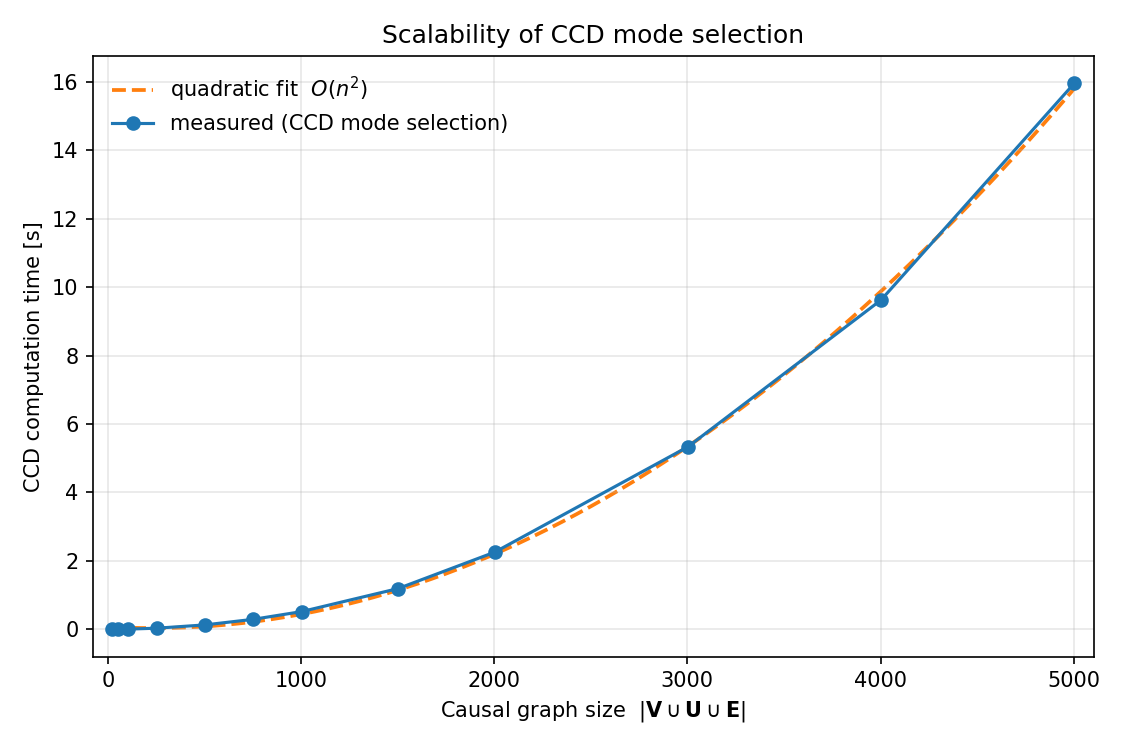

The Python source for this figure:
"""Scalability analysis of CCD.

Measures the wall-clock time of CCD's mode selection (Algorithm 1, the graph
computation in ``select_intervention``) as the size of the causal graph grows. Larger
graphs are produced by increasing the number of application servers ``m``; the causal
graph has ``|V u U u E| = 10*m + 3`` nodes. The DoWhy causal-inference step is a separate,
dataset-dependent cost (the paper's constant ``c``) and is not included here -- this plot
isolates the graph-algorithm complexity, which the paper bounds by
``O(|X|(|V| + |U| + |E|))`` (quadratic in ``m``, hence in the graph size).

Usage::

    python scalability.py [max_m]     # default sweep up to m = 500

Writes ``scalability.png``.
"""

from __future__ import annotations

import sys
import time
from typing import List, Tuple

import matplotlib

matplotlib.use("Agg")   # headless backend
import matplotlib.pyplot as plt
import numpy as np

from ccd.ccd import select_intervention
from ccd.system import SystemModel

# server counts to sweep; graph size |V u U u E| = 10*m + 3
_M_VALUES = [2, 5, 10, 25, 50, 75, 100, 150, 200, 300, 400, 500]
_REPEATS = 5   # per point; report the best (min) time to reduce OS/GC noise


def measure(m: int, repeats: int = _REPEATS) -> Tuple[int, float]:
    """Return (graph_size, best_seconds) for CCD mode selection on ``SystemModel(m)``."""
    system = SystemModel(m)
    graph_size = system.graph.number_of_nodes()   # |V u U u E|
    select_intervention(system)                    # warm up (import/JIT-free, but caches)
    best = float("inf")
    for _ in range(repeats):
        start = time.perf_counter()
        select_intervention(system)
        best = min(best, time.perf_counter() - start)
    return graph_size, best


def run_sweep(m_values: List[int]) -> Tuple[np.ndarray, np.ndarray]:
    sizes, times = [], []
    for m in m_values:
        size, secs = measure(m)
        sizes.append(size)
        times.append(secs)   # seconds
        print(f"m={m:4d}  |V u U u E|={size:5d}  CCD mode-selection = {secs:10.4f} s")
    return np.array(sizes), np.array(times)


def plot(sizes: np.ndarray, times_s: np.ndarray, coeffs: np.ndarray,
         path: str = "scalability.png") -> None:
    xs = np.linspace(sizes.min(), sizes.max(), 200)
    fit = np.polyval(coeffs, xs)

    fig, ax = plt.subplots(figsize=(7.5, 5.0))
    ax.plot(xs, fit, "--", color="tab:orange", linewidth=1.8,
            label=r"quadratic fit  $O(n^2)$", zorder=1)
    ax.plot(sizes, times_s, "o-", color="tab:blue", markersize=6, linewidth=1.5,
            label="measured (CCD mode selection)", zorder=2)

    ax.set_xlabel(r"Causal graph size  $|\mathbf{V} \cup \mathbf{U} \cup \mathbf{E}|$")
    ax.set_ylabel("CCD computation time [s]")
    ax.set_title("Scalability of CCD mode selection")
    ax.grid(True, alpha=0.3)
    ax.legend(frameon=False)
    ax.margins(x=0.02)
    fig.tight_layout()
    fig.savefig(path, dpi=150)
    print(f"\nSaved plot to {path}")


def write_pgf_tables(sizes: np.ndarray, times_s: np.ndarray, coeffs: np.ndarray,
                     path: str = "scalability_tables.tex") -> None:
    """Write pgfplots tables (empirical + quadratic fit) for use in a LaTeX document.

    Emits two ``\\pgfplotstableread{...}\\macro`` blocks: ``\\ccdtime`` (the measured CCD
    mode-selection time) and ``\\ccdquadraticfit`` (the least-squares quadratic fit,
    O(n^2)). In both, x is the causal graph size |V u U u E| and y is time in seconds.
    """
    xs_fit = np.linspace(sizes.min(), sizes.max(), 200)
    ys_fit = np.polyval(coeffs, xs_fit)

    lines = [
        "% CCD scalability data for pgfplots.",
        "% x = causal graph size |V u U u E|,  y = CCD mode-selection time [s].",
        "",
        "% --- empirical measurements ---",
        "\\pgfplotstableread{",
    ]
    lines += [f"{int(s)} {t:.6f}" for s, t in zip(sizes, times_s)]
    lines += ["}\\ccdtime", "", "% --- quadratic fit  O(n^2) ---", "\\pgfplotstableread{"]
    lines += [f"{x:.6f} {y:.6f}" for x, y in zip(xs_fit, ys_fit)]
    lines += ["}\\ccdquadraticfit", ""]

    with open(path, "w") as f:
        f.write("\n".join(lines))
    print(f"Saved pgfplots tables to {path}")


def main() -> None:
    m_values = _M_VALUES
    if len(sys.argv) > 1:
        max_m = int(sys.argv[1])
        m_values = [m for m in _M_VALUES if m <= max_m] or [max_m]
    sizes, times_s = run_sweep(m_values)
    # least-squares quadratic reference (paper's bound is quadratic in graph size)
    coeffs = np.polyfit(sizes, times_s, 2)
    plot(sizes, times_s, coeffs)
    write_pgf_tables(sizes, times_s, coeffs)


if __name__ == "__main__":
    main()
